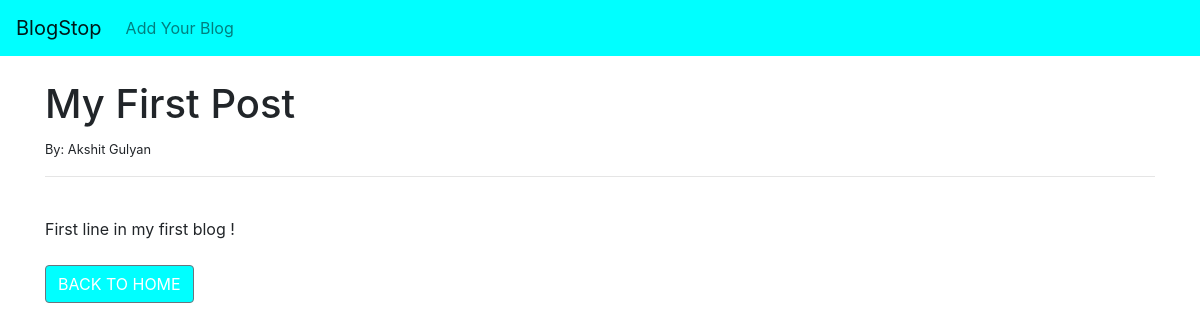
/post/1, run on the app's committed database.
### blog/models.py (models this page shows, shortened)
class Post(models.Model):
    title = models.CharField(max_length=250)
    author = models.ForeignKey(User, on_delete=models.CASCADE)
    body = models.TextField()

### blog/views.py (the view)
# urls.py: path('post/<int:pk>', postdetailsview.as_view(), name='postdetails'),
class postdetailsview(DetailView):
    model=Post
    template_name = 'postdetails.html'

### blog/templates/postdetails.html (shortened to what this page needs)
{% extends 'base.html' %}
{% block content %}
<h1>{{ post.title }}</h1>
<small>By: {{ post.author.first_name }} {{ post.author.last_name }}</small></br>
<hr>
{{ post.body }}
<br/><br/>
<a href="{% url 'home' %}" class="btn btn-secondary" style="background-color: aqua;">BACK TO HOME</a>
{% endblock %}

### data on the page
Post: title "My First Post", author.first_name "Akshit", author.last_name "Gulyan", body "First line in my first blog !"
